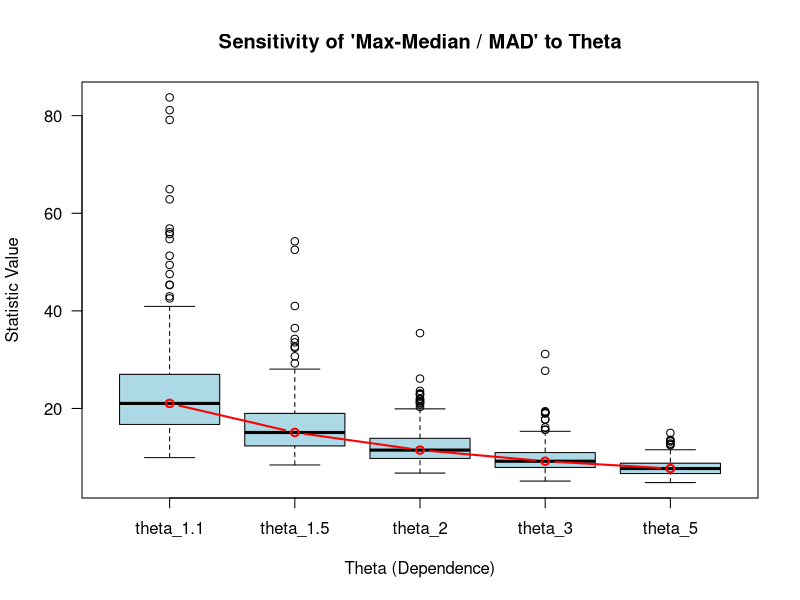

The R source for this figure:
library(mvtnorm)
library(compiler)

set.seed(123)

# -----------------------------------------------------------
# 1. FAST SIMULATOR (Copied from previous steps)
# -----------------------------------------------------------
sim_gumbel_fast <- cmpfun(function(theta, mu, sigma, alpha, n=150) {
  a <- 1/theta
  U_pi <- runif(1, -pi/2, pi/2)
  W    <- rexp(1)
  t1 <- sin(a * (U_pi + pi/2))
  t2 <- cos(U_pi)^(1/a)
  t3 <- (cos(U_pi - a * (U_pi + pi/2)) / W)^((1-a)/a)
  V <- (t1 / t2) * t3 * (cos(pi * a / 2))^(theta)
  
  E <- rexp(n)
  U_vec <- exp( - (E / V)^a )
  X <- mu + sigma * (-log(U_vec))^(-1/alpha) # Frechet Margin
  return(X)
})

# -----------------------------------------------------------
# 2. DEFINING THE STATISTIC
# -----------------------------------------------------------
calc_dep_stat <- function(x) {
  
  # The "Normalized Tail Reach"
  stat <- (max(x) - median(x)) / mad(x)
  return(stat)
}

# -----------------------------------------------------------
# 3. THE EXPERIMENT
# -----------------------------------------------------------
# Fixed Margins
mu <- 10; sigma <- 5; alpha <- 3
n_dim <- 1000

# Grid of Thetas to test
theta_grid <- c(1.1, 1.5, 2, 3, 5)
n_reps <- 200 # Simulations per theta

results <- list()

for(th in theta_grid) {
  stats <- numeric(n_reps)
  for(i in 1:n_reps) {
    x <- sim_gumbel_fast(th, mu, sigma, alpha, n=n_dim)
    stats[i] <- calc_dep_stat(x)
  }
  results[[paste0("theta_", th)]] <- stats
}

# -----------------------------------------------------------
# 4. VISUALIZATION
# -----------------------------------------------------------
boxplot(results, 
        main="Sensitivity of 'Max-Median / MAD' to Theta",
        xlab="Theta (Dependence)",
        ylab="Statistic Value",
        col="lightblue",
        las=1) # Rotate labels

# Add a smoothing line through the medians
medians <- sapply(results, median)
lines(1:length(theta_grid), medians, col="red", lwd=2, type="b")

# Check monotonicity
print(medians)
